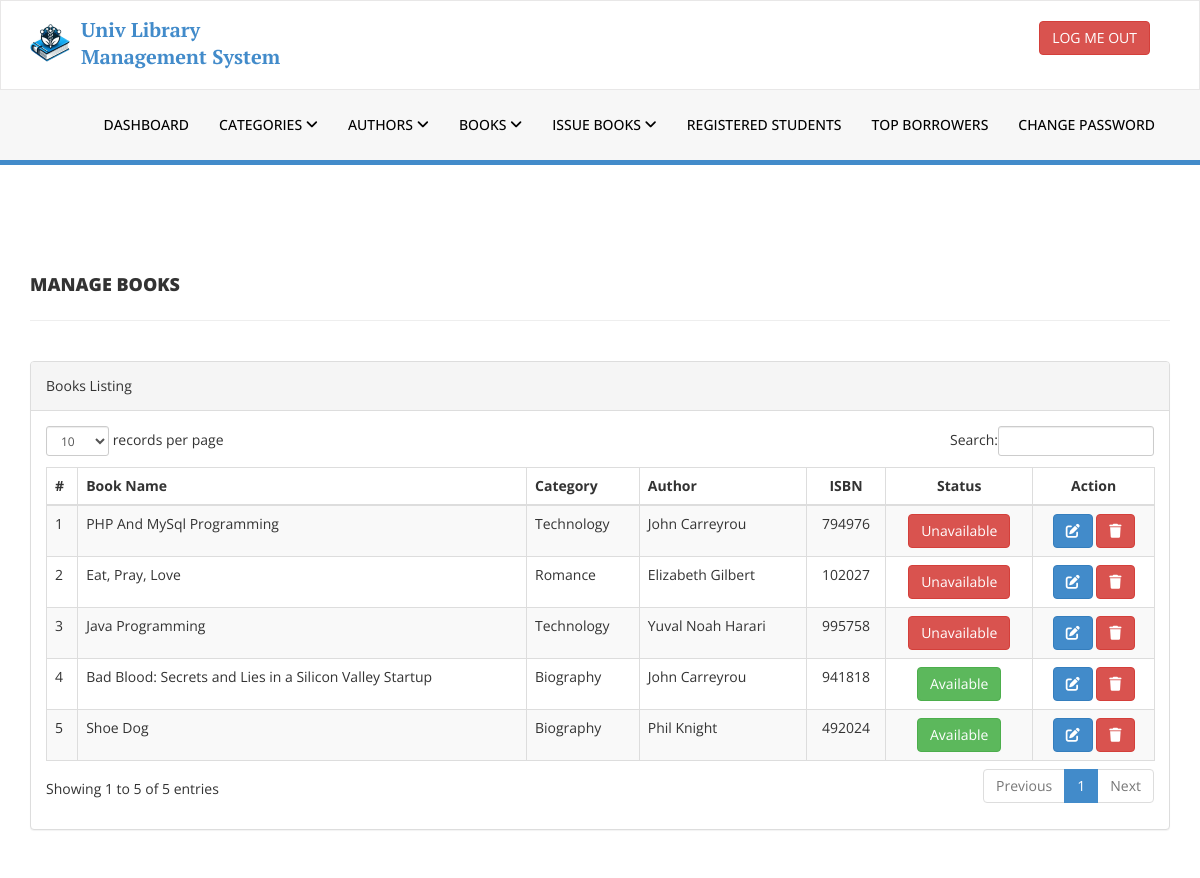
The app's page /library/admin/manage-books.php (signed in) with its own data.
### tables this page shows
CREATE TABLE `tblbooks` (
  `id` int(11) NOT NULL,
  `BookName` varchar(255) DEFAULT NULL,
  `CatId` int(11) DEFAULT NULL,
  `AuthorId` int(11) DEFAULT NULL,
  `ISBNNumber` int(11) DEFAULT NULL,
  `BookPrice` int(11) DEFAULT NULL,
  `RegDate` timestamp NULL DEFAULT current_timestamp(),
  `UpdationDate` timestamp NULL DEFAULT NULL ON UPDATE current_timestamp(),
  `status` int(11) DEFAULT 1
);

CREATE TABLE `tblcategory` (
  `id` int(11) NOT NULL,
  `CategoryName` varchar(150) DEFAULT NULL,
  `Status` int(1) DEFAULT NULL,
  `CreationDate` timestamp NULL DEFAULT current_timestamp(),
  `UpdationDate` timestamp NULL DEFAULT '0000-00-00 00:00:00' ON UPDATE current_timestamp()
);

CREATE TABLE `tblauthors` (
  `id` int(11) NOT NULL,
  `AuthorName` varchar(159) DEFAULT NULL,
  `creationDate` timestamp NULL DEFAULT current_timestamp(),
  `UpdationDate` timestamp NULL DEFAULT NULL ON UPDATE current_timestamp()
);

### library/admin/manage-books.php (the view, shortened to what this page needs)
<?php
include('includes/config.php');
if (strlen($_SESSION['alogin']) == 0) {
    header('location:index.php');
} else {
?>
    <!DOCTYPE html>
    <html xmlns="http://www.w3.org/1999/xhtml">
    <head>
        <link href="assets/css/bootstrap.css" rel="stylesheet" />
        <link
            rel="stylesheet"
            href="https://cdnjs.cloudflare.com/ajax/libs/font-awesome/6.5.1/css/all.min.css"
 />
        <link href="assets/js/dataTables/dataTables.bootstrap.css" rel="stylesheet" />
        <link href="assets/css/style.css" rel="stylesheet" />
    </head>
    <body>
        <?php include('includes/header.php'); ?>
        <div class="content-wrapper">
            <div class="container">
                <div class="row pad-botm">
                    <div class="col-md-12">
                        <h4 class="header-line">Manage Books</h4>
                    </div>
                    <div class="row">
                    </div>
                </div>
                <div class="row">
                    <div class="col-md-12">
                        <div class="panel panel-default">
                            <div class="panel-heading">
                                Books Listing
                            </div>
                            <div class="panel-body">
                                <div class="table-responsive">
                                    <table class="table table-striped table-bordered table-hover" id="dataTables-example">
                                        <thead>
                                            <tr>
                                                <th>#</th>
                                                <th>Book Name</th>
                                                <th>Category</th>
                                                <th>Author</th>
                                                <th style="text-align: center;">ISBN</th>
                                                <th style="text-align: center;">Status</th>
                                                <th style="text-align: center;">Action</th>
                                            </tr>
                                        </thead>
                                        <tbody>
                                            <?php $sql = "
                                                    SELECT
                                                        tblbooks.BookName,
                                                        tblcategory.CategoryName,
                                                        tblauthors.AuthorName,
                                                        tblbooks.ISBNNumber,
                                                        tblbooks.id as bookid,
                                                        tblbooks.status
                                                    FROM tblbooks
                                                    JOIN tblcategory ON tblcategory.id=tblbooks.CatId
                                                    JOIN tblauthors ON tblauthors.id=tblbooks.AuthorId";
                                            $query = $dbh->prepare($sql);
                                            $query->execute();
                                            $results = $query->fetchAll(PDO::FETCH_OBJ);
                                            $cnt = 1;
                                            if ($query->rowCount() > 0) {
                                                foreach ($results as $result) { ?>
                                                    <tr class="odd gradeX">
                                                        <td class="center"><?php echo htmlentities($cnt); ?></td>
                                                        <td class="center"><?php echo htmlentities($result->BookName); ?></td>
                                                        <td class="center"><?php echo htmlentities($result->CategoryName); ?></td>
                                                        <td class="center"><?php echo htmlentities($result->AuthorName); ?></td>
                                                        <td style="text-align: center;" class="center"><?php echo htmlentities($result->ISBNNumber); ?></td>
                                                        <td style="text-align: center;" class="center"><?php if ($result->status == 1) { ?>
                                                                <a href="#" class="btn btn-success btn-s">Available</a>
                                                            <?php } else { ?>
                                                                <a href="#" class="btn btn-danger btn-s">Unavailable</a>
                                                            <?php } ?>
                                                        </td>
                                                        <td style="text-align: center;" class="center">
                                                            <a href="edit-book.php?bookid=<?php echo htmlentities($result->bookid); ?>"><button class="btn btn-primary"><i class="fa fa-edit"></i></button>
                                                                <a href="manage-books.php?del=<?php echo htmlentities($result->bookid); ?>" onclick="return confirm('Are you sure you want to delete?');"> <button class=" btn btn-danger"><i class="fa fa-trash"></i></button>
                                                        </td>
                                                    </tr>
                                            <?php $cnt = $cnt + 1;
                                                }
                                            } ?>
                                        </tbody>
                                    </table>
                                </div>
                            </div>
                        </div>
                    </div>
                </div>
            </div>
        </div>
    </body>
    </html>
<?php } ?>

### library/admin/assets/css/style.css (style rules this page uses)
body { font-family: 'Open Sans', sans-serif; line-height: 28px; }
.content-wrapper { margin-top: 100px; min-height: 70vh; padding-bottom: 4rem; }
.header-line { font-weight: 900; padding-bottom: 25px; border-bottom: 1px solid #eeeeee; text-transform: uppercase; }
.pad-botm { padding-bottom: 30px; }

### records on screen
tblbooks: BookName "PHP And MySql Programming", tblcategory.CategoryName "Technology", AuthorId.AuthorName "John Carreyrou", ISBNNumber "794976", status "Unavailable"
tblbooks: BookName "Eat, Pray, Love", tblcategory.CategoryName "Romance", AuthorId.AuthorName "Elizabeth Gilbert", ISBNNumber "102027", status "Unavailable"
tblbooks: BookName "Java Programming", tblcategory.CategoryName "Technology", AuthorId.AuthorName "Yuval Noah Harari", ISBNNumber "995758", status "Unavailable"
tblbooks: BookName "Bad Blood: Secrets and Lies in a Silicon Valley Startup", tblcategory.CategoryName "Biography", AuthorId.AuthorName "John Carreyrou", ISBNNumber "941818", status "Available"
tblbooks: BookName "Shoe Dog", tblcategory.CategoryName "Biography", AuthorId.AuthorName "Phil Knight", ISBNNumber "492024", status "Available"
